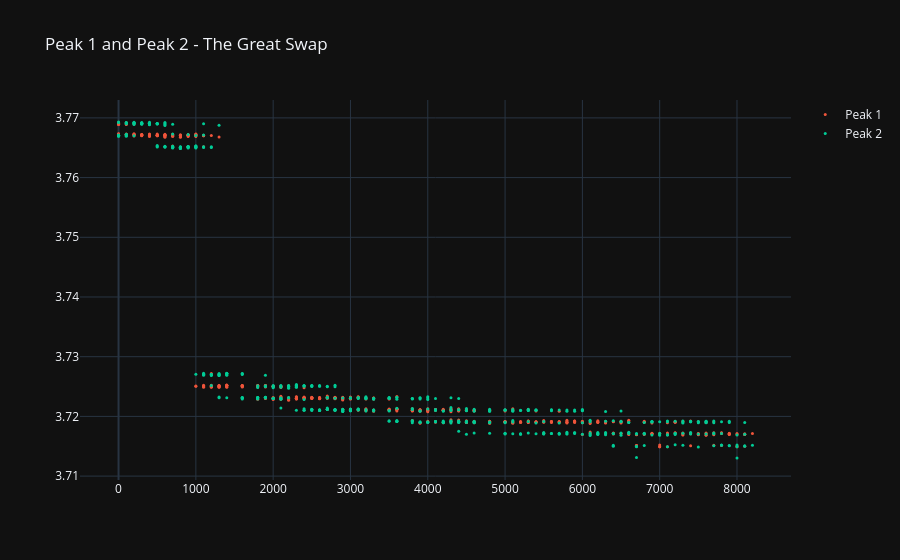

Notebook code for this chart:
### Code cell
fig = px.scatter(title="Peak 1 and Peak 2 - The Great Swap")

# Plot Peak 1
fig.add_scatter(x=df_clean['cyc'], y=df_clean['ica_peak1_V'], mode='markers', name='Peak 1', marker=dict(size=3))

# Plot Peak 2
fig.add_scatter(x=df_clean['cyc'], y=df_clean['ica_peak2_V'], mode='markers', name='Peak 2', marker=dict(size=3))

fig.update_layout(template="plotly_dark")
fig.show()

### Figure 1 — Plotly figure (JSON) as saved in the notebook; plotly's stock layout.template omitted (floating-point values rounded to 4 significant figures; data arrays with more than 128 entries replaced by an {"elided": "..."} marker saying what was removed)
{"data": [{"hovertemplate": "<extra></extra>", "legendgroup": "", "marker": {"color": "#636efa", "symbol": "circle"}, "mode": "markers", "name": "", "orientation": "v", "showlegend": false, "type": "scatter", "xaxis": "x", "yaxis": "y"}, {"marker": {"size": 3}, "mode": "markers", "name": "Peak 1", "type": "scatter", "x": {"elided": "508 int values"}, "y": {"elided": "508 float values"}}, {"marker": {"size": 3}, "mode": "markers", "name": "Peak 2", "type": "scatter", "x": {"elided": "508 int values"}, "y": {"elided": "508 float values"}}], "layout": {"legend": {"tracegroupgap": 0}, "title": {"text": "Peak 1 and Peak 2 - The Great Swap"}, "xaxis": {"anchor": "y", "domain": [0, 1]}, "yaxis": {"anchor": "x", "domain": [0, 1]}}}
